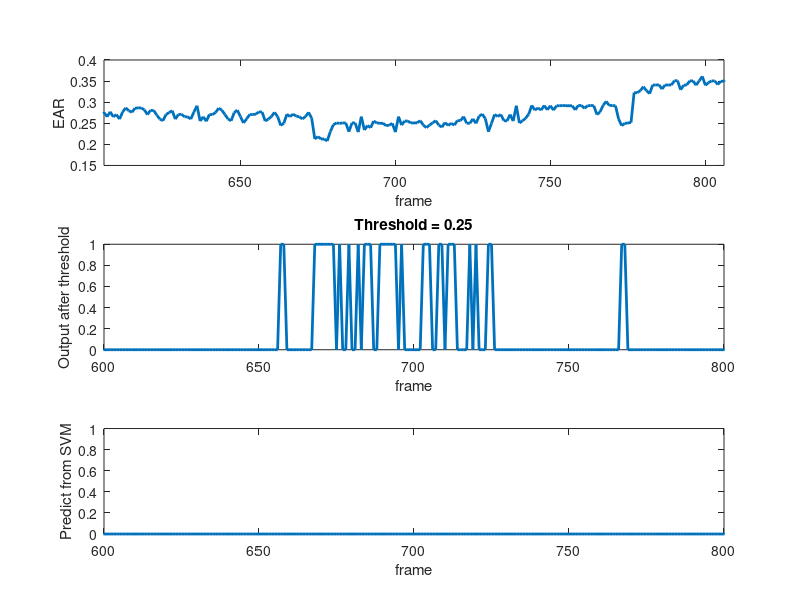

The MATLAB source for this figure:
input = load('ear_fortrain2.txt')
input1 = load('ear_after_threshold2.txt')
input2 = load('ear_after_svm2.txt')

subplot(3,1,1)
plot(input,'LineWidth',2)
xlim([600+6,800+6])
xlabel('frame')
ylabel('EAR')
ylim([0.15,0.4])

subplot(3,1,2)
plot(input1,'LineWidth',2)
xlim([600,800])
xlabel('frame')
ylabel('Output after threshold')
title('Threshold = 0.25')

subplot(3,1,3)
plot(input2,'LineWidth',2)
xlim([600,800])
xlabel('frame')
ylabel('Predict from SVM')

% xlim([350,400])

% ylim([0,0.35])